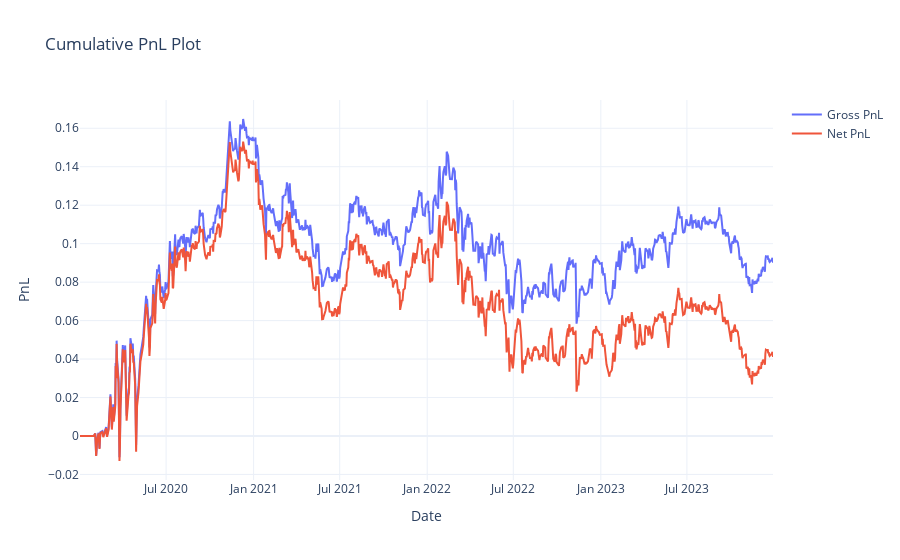

The code cell stored with this chart in its notebook:
### Markdown cell above
### Backtest your portfolio generated using vectorized code

Note that you can backtest your portfolio till `2023-12-29` since this is the last date in the training period. You don't have access to returns after this date.

### Code cell
sr_vectorized, pnl_vectorized = backtest_portfolio(benchmark_portfolio_vectorized.loc[:"2023-12-29"], returns.loc[:"2023-12-29"], universe.loc[:"2023-12-29"], True, True)

### Figure 1 — Plotly figure (JSON) as saved in the notebook; plotly's stock layout.template omitted (floating-point values rounded to 4 significant figures; data arrays with more than 128 entries replaced by an {"elided": "..."} marker saying what was removed)
{"data": [{"mode": "lines", "name": "Gross PnL", "type": "scatter", "x": {"elided": "1006 str values"}, "y": {"elided": "1006 float values"}}, {"mode": "lines", "name": "Net PnL", "type": "scatter", "x": {"elided": "1006 str values"}, "y": {"elided": "1006 float values"}}], "layout": {"showlegend": true, "title": {"text": "Cumulative PnL Plot"}, "xaxis": {"title": {"text": "Date"}}, "yaxis": {"title": {"text": "PnL"}}}}
